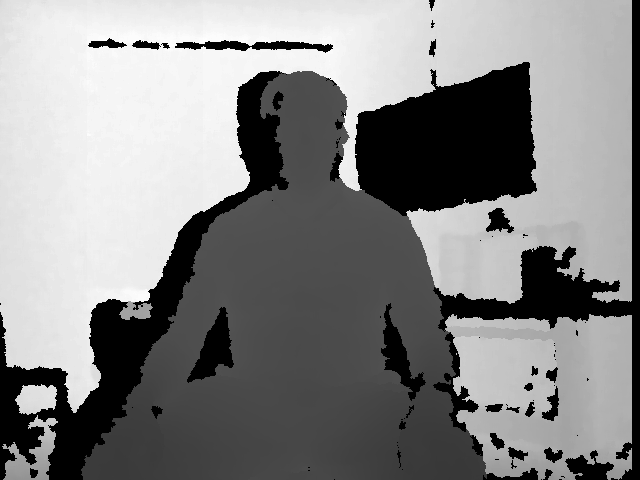
%> input picture pablo/cam1_img002.png, 640 x 480 px
$ octave --eval "reconstruction3D;"   (GNU Octave 9; MATLAB toolbox functions it lacks are replaced by stand-ins)
%> lines starting %> are read from the running program, lines starting %| are printed output that depends on the picture
function reconstruction3D()
% 3D reconstruction from 3 views of depth cameras
%
% compute the camera poses using the plane intersections
% discard distant points to the camera
load('intersection_points');
max_dist = 3000;
ind = (sqrt(pts1(:,1).^2 + pts1(:,2).^2 + pts1(:,3).^2)<=max_dist) & ...
    (sqrt(pts2(:,1).^2 + pts2(:,2).^2 + pts2(:,3).^2)<=max_dist) & ...
    (sqrt(pts3(:,1).^2 + pts3(:,2).^2 + pts3(:,3).^2)<=max_dist);

[R21,t21] = extrinsic_parameters(pts1(ind,:),pts2(ind,:));
[R31,t31] = extrinsic_parameters(pts1(ind,:),pts3(ind,:));

% read the images and compute the clouds of points
img1 = double(imread('pablo/cam1_img002.png'));
%> img1: size 480x640 double; min 0, max 3536, mean 1850.5; mean of the top-left, top-right, bottom-left and bottom-right quarters 2754, 1845.6, 1332, 1470.5
img2 = double(imread('pablo/cam2_img002.png'));
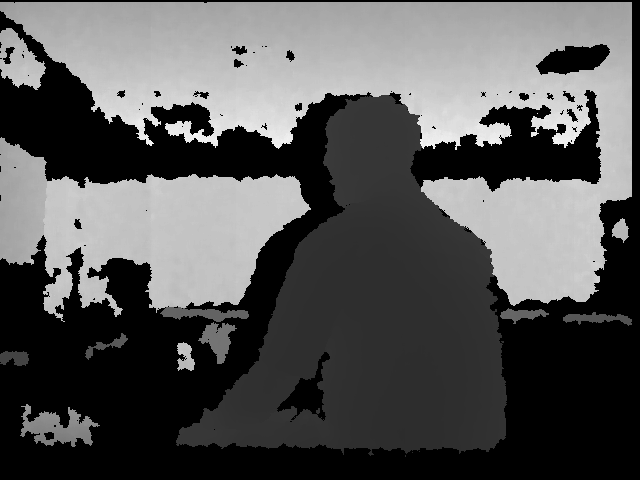
%> input picture pablo/cam2_img002.png, 640 x 480 px
%> img2: size 480x640 double; min 0, max 4960, mean 1661.5; mean of the top-left, top-right, bottom-left and bottom-right quarters 2548.2, 2446.5, 866.7, 784.5
img3 = double(imread('pablo/cam3_img002.png'));
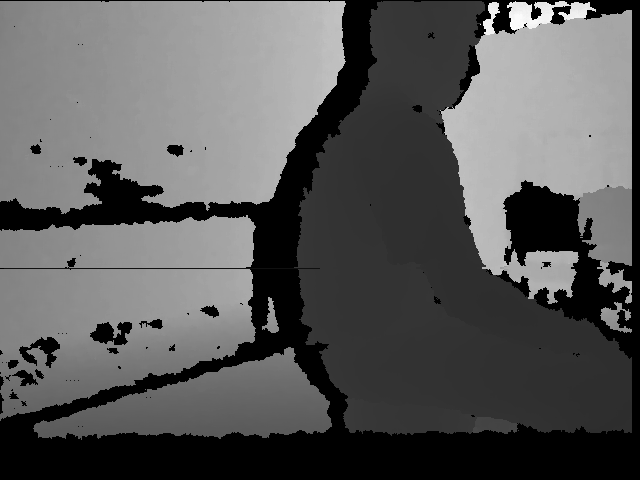
%> input picture pablo/cam3_img002.png, 640 x 480 px
%> img3: size 480x640 double; min 0, max 4761, mean 1672.8; mean of the top-left, top-right, bottom-left and bottom-right quarters 2438.7, 1923.1, 1535.5, 794
pts1 = points3d(img1);
pts2 = points3d(img2);
pts3 = points3d(img3);
n = size(pts1,1);
%> n = 307200

% aling the points to a common reference system
% and join the points from the three views
ptres = pts1;
P = R21*pts2' + repmat(t21,1,n);
ptres = [ptres; P'];
P = R31*pts3' + repmat(t31,1,n);
ptres = [ptres; P'];
x = ptres(:,1);
y = ptres(:,2);
z = ptres(:,3);

% set a bounding box of interest and plot the result
ind = (x>=-500) & (x<=500) & (z>=800) & (z<=1600);
%> ind = 921600 logical values, 226772 true
x = x(ind);
y = y(ind);
z = z(ind);
figure(1); plot3(z,x,-y,'b.','markersize',1); grid on; axis('equal');
xlabel('Z (mm)');  ylabel('X (mm)');  zlabel('Y (mm)');
%> after `zlabel('Y (mm)')`:
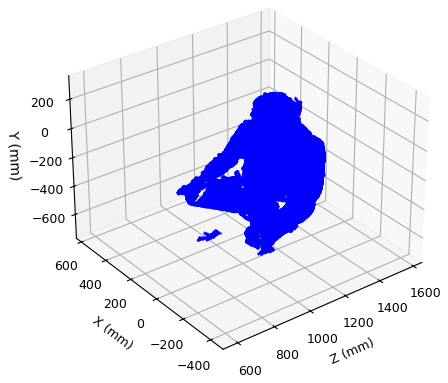
%> figure redrawn from the program's plot data

% compute the depth values for a grid of points applying a median filter
dm = 10;
[xm,ym] = meshgrid(-300:dm:400,-400:dm:500);
[rs,cs] = size(xm);
zm = zeros(rs,cs);
for i=1:rs
    for j=1:cs
        ind = (x>=xm(i,j)-dm) & (x<=xm(i,j)+dm) & (y>=ym(i,j)-dm) & (y<=ym(i,j)+dm);
        if( sum(ind)>0 )
            zm(i,j) = median(z(ind));
        end
    end
end
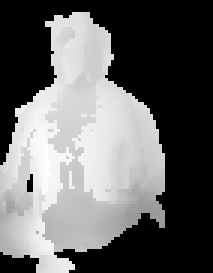
%> zm: size 91x71 double (shown 3 times larger); min 0, max 1335.9, mean 534.6; drawn with min black and max white
% plot the result
zm(zm(:)==0) = NaN;
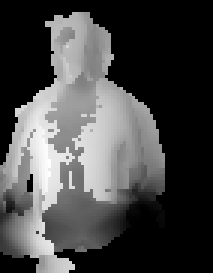
%> zm: size 91x71 double (shown 3 times larger); 51.93% of the values are NaN or infinite; the others: min 800, max 1335.9, mean 1112; drawn with min black, max white, NaN and infinite black
%> `reconstruction3D;`:
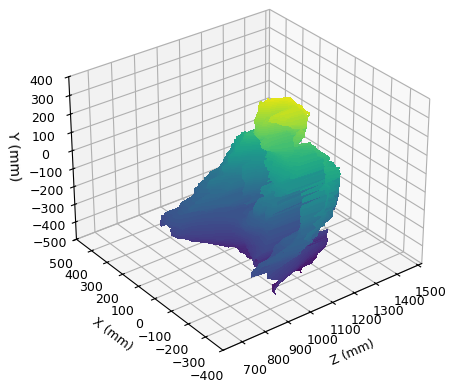
%> figure redrawn from the program's plot data
figure(2); surf(zm, xm, -ym); axis('equal');
xlabel('Z (mm)');  ylabel('X (mm)');  zlabel('Y (mm)');

%====================================================
function [R,t] = extrinsic_parameters(pts1,pts2)
% compute the camera pose using minimal squares
n = size(pts1,1);
M = [pts2, zeros(n,6), ones(n,1), zeros(n,2); ...
    zeros(n,3), pts2, zeros(n,4), ones(n,1), zeros(n,1); ...
    zeros(n,6), pts2, zeros(n,2), ones(n,1)];
N = [pts1(:,1); pts1(:,2); pts1(:,3)];
s = (M'*M)\(M'*N);
Q = reshape(s(1:9),3,3)';
[U,S,V] = svd(Q);
R = U*V';
P = R*pts2';
t = mean(pts1-P')';

%====================================================
function pts = points3d(img)
% compute the 3D points from a depth image
fov = 58.5;  %horizontal field of view of the kinect for Xbox 360 depth sensor
cols = 640;
rows = 480;
f = 0.5*cols/tand(0.5*fov);  %focal length
cc = 0.5*[cols rows];  %center of the image
[um,vm] = meshgrid(1:cols,1:rows);
Z = img(:);
X = Z.*(um(:)-cc(1))/f;
Y = Z.*(vm(:)-cc(2))/f;
pts = [X, Y, Z];
